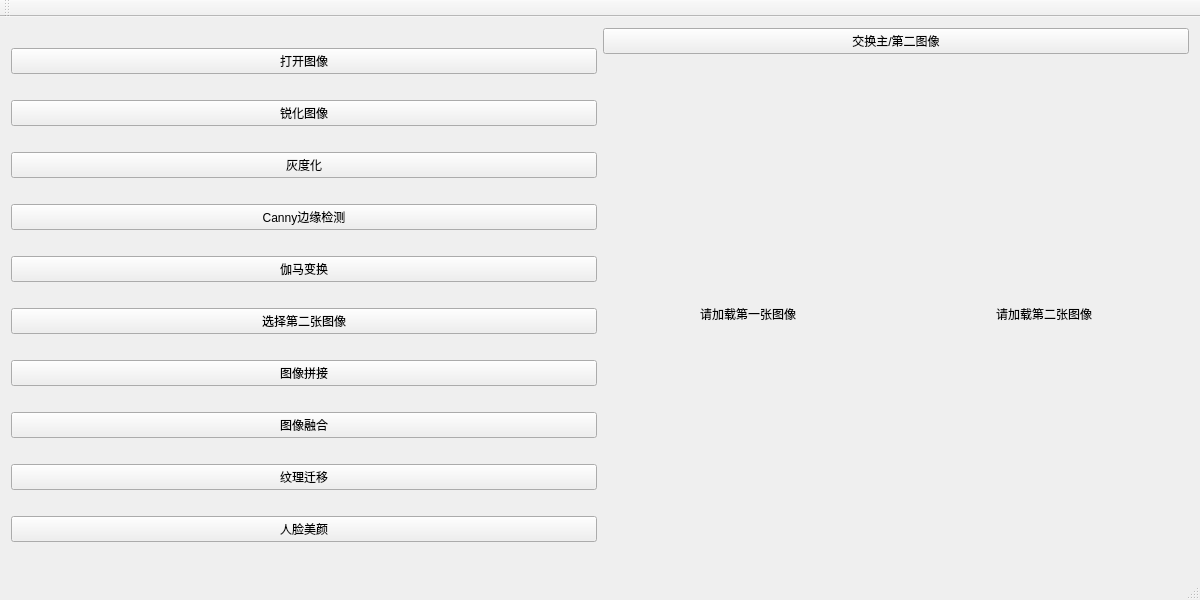
<?xml version="1.0" encoding="UTF-8"?>
<ui version="4.0">
 <class>MainWindow</class>
 <widget class="QMainWindow" name="MainWindow">
  <property name="geometry">
   <rect>
    <x>0</x>
    <y>0</y>
    <width>1200</width>
    <height>600</height>
   </rect>
  </property>
  <property name="windowTitle">
   <string>图像处理工具</string>
  </property>
  <widget class="QWidget" name="centralWidget">
   <layout class="QHBoxLayout" name="horizontalLayout">
    <item>
     <layout class="QVBoxLayout" name="verticalLayout_2">
      <item>
       <widget class="QPushButton" name="openButton">
        <property name="text">
         <string>打开图像</string>
        </property>
       </widget>
      </item>
      <item>
       <widget class="QPushButton" name="sharpenButton">
        <property name="text">
         <string>锐化图像</string>
        </property>
       </widget>
      </item>
      <item>
       <widget class="QPushButton" name="grayButton">
        <property name="text">
         <string>灰度化</string>
        </property>
       </widget>
      </item>
      <item>
       <widget class="QPushButton" name="cannyButton">
        <property name="text">
         <string>Canny边缘检测</string>
        </property>
       </widget>
      </item>
      <item>
       <widget class="QPushButton" name="gammaButton">
        <property name="text">
         <string>伽马变换</string>
        </property>
       </widget>
      </item>
      <item>
       <widget class="QPushButton" name="openSecondImageButton">
        <property name="text">
         <string>选择第二张图像</string>
        </property>
       </widget>
      </item>
      <item>
       <widget class="QPushButton" name="stitchButton">
        <property name="text">
         <string>图像拼接</string>
        </property>
       </widget>
      </item>
      <item>
       <widget class="QPushButton" name="blendButton">
        <property name="text">
         <string>图像融合</string>
        </property>
       </widget>
      </item>
      <item>
       <widget class="QPushButton" name="textureTransferButton">
        <property name="text">
         <string>纹理迁移</string>
        </property>
       </widget>
      </item>
      <item>
       <widget class="QPushButton" name="faceBeautifyButton">
        <property name="text">
         <string>人脸美颜</string>
        </property>
       </widget>
      </item>
      </layout>
    </item>
    <item>
     <layout class="QVBoxLayout" name="rightColumnLayout">
      <item>
       <widget class="QPushButton" name="swapImagesButton">
        <property name="text">
         <string>交换主/第二图像</string>
        </property>
       </widget>
      </item>
      <item>
       <layout class="QHBoxLayout" name="imageDisplayLayout">
        <item>
         <widget class="QLabel" name="imageLabel">
          <property name="sizePolicy">
           <sizepolicy hsizetype="Ignored" vsizetype="Ignored">
            <horstretch>1</horstretch>
            <verstretch>0</verstretch>
           </sizepolicy>
          </property>
          <property name="text">
           <string>请加载第一张图像</string>
          </property>
          <property name="alignment">
           <set>Qt::AlignCenter</set>
          </property>
         </widget>
        </item>
        <item>
         <widget class="QLabel" name="secondImageLabel">
          <property name="sizePolicy">
           <sizepolicy hsizetype="Ignored" vsizetype="Ignored">
            <horstretch>1</horstretch>
            <verstretch>0</verstretch>
           </sizepolicy>
          </property>
          <property name="text">
           <string>请加载第二张图像</string>
          </property>
          <property name="alignment">
           <set>Qt::AlignCenter</set>
          </property>
         </widget>
        </item>
       </layout>
      </item>
     </layout>
    </item>
   </layout>
  </widget>
  <widget class="QMenuBar" name="menuBar">
   <property name="geometry">
    <rect>
     <x>0</x>
     <y>0</y>
     <width>1200</width>
     <height>26</height>
    </rect>
   </property>
  </widget>
  <widget class="QToolBar" name="mainToolBar">
   <attribute name="toolBarArea">
    <enum>TopToolBarArea</enum>
   </attribute>
   <attribute name="toolBarBreak">
    <bool>false</bool>
   </attribute>
  </widget>
  <widget class="QStatusBar" name="statusBar"/>
 </widget>
 <layoutdefault spacing="6" margin="11"/>
 <resources/>
 <connections/>
</ui>
